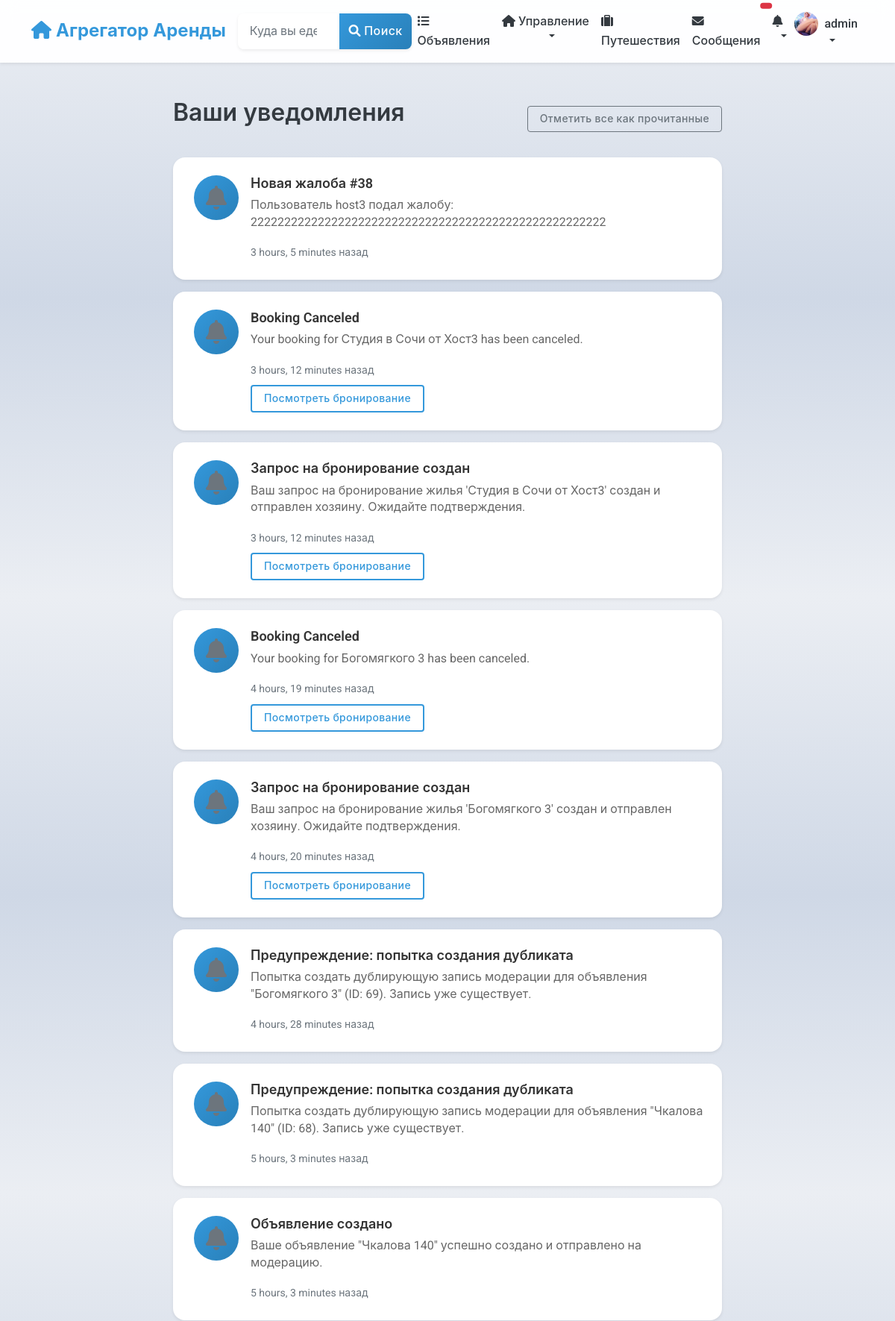
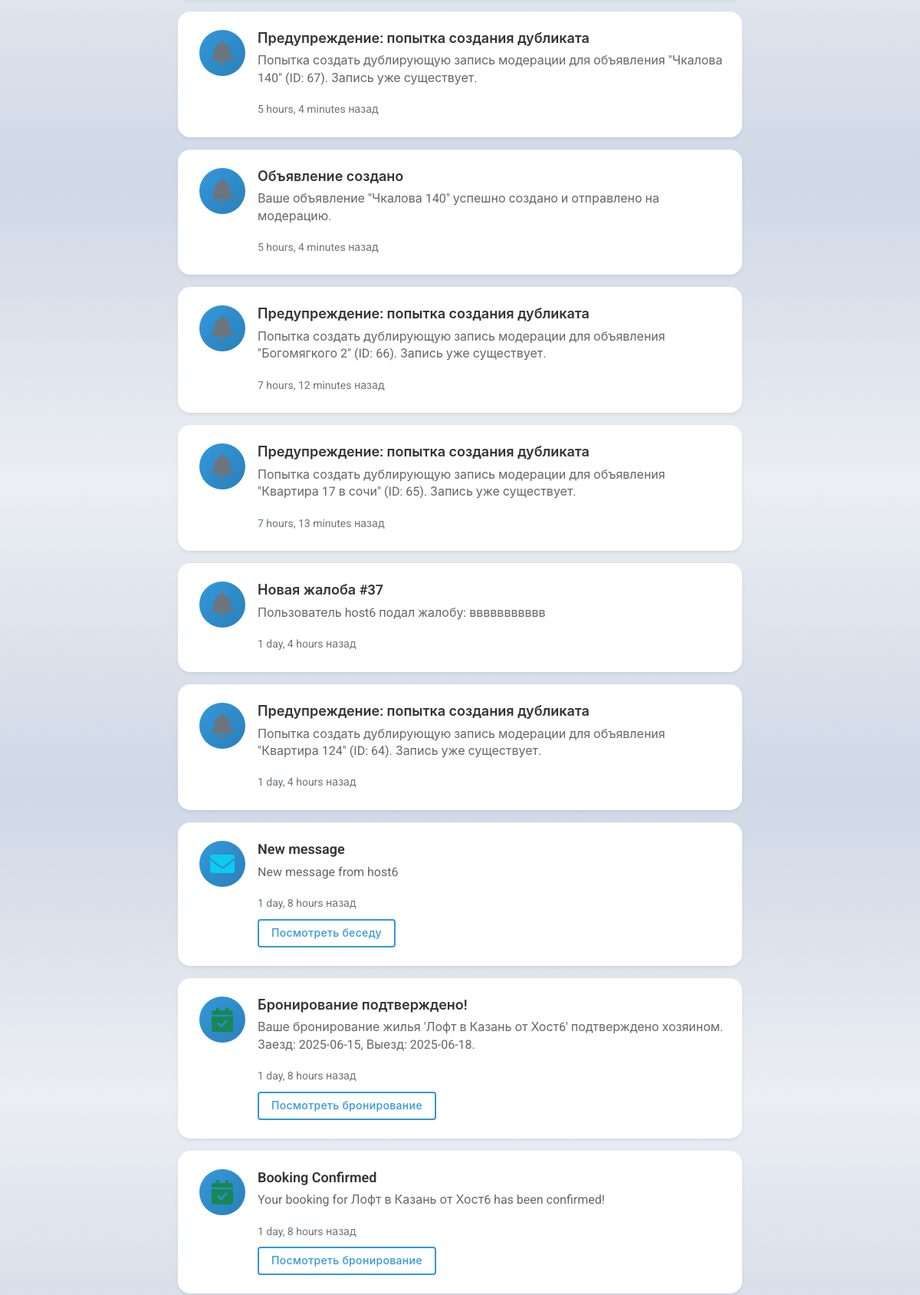
Screenshot of /notifications/ (signed in, upper part) with the database file from the repository (2 pictures, top to bottom).
### users/models.py (models this page shows, shortened)
class User(AbstractUser):
    phone_number = models.CharField(_("Phone number"), max_length=20, blank=True)
    profile_picture = models.ImageField(_("Profile picture"), upload_to='profile_pictures/', blank=True, null=True)
    bio = models.TextField(_("Bio"), blank=True)
    is_phone_verified = models.BooleanField(_("Phone verified"), default=False)
    is_id_verified = models.BooleanField(_("ID verified"), default=False)
    is_host = models.BooleanField(_("Is host"), default=False)
    is_guest = models.BooleanField(_("Is guest"), default=True)
    ROLE_CHOICES = [
        ('user', _('Regular User')),
        ('host', _('Host')),
        ('moderator', _('Moderator')),
        ('admin', _('Administrator')),
    ]
    role = models.CharField(_("Role"), max_length=20, choices=ROLE_CHOICES, default='user')
    email_notifications = models.BooleanField(_("Email notifications"), default=True)
    sms_notifications = models.BooleanField(_("SMS notifications"), default=False)
    date_joined = models.DateTimeField(_("Date joined"), auto_now_add=True)
    last_updated = models.DateTimeField(_("Last updated"), auto_now=True)
    class Meta:
        verbose_name = _("User")
        verbose_name_plural = _("Users")

### notifications/models.py (models this page shows, shortened)
class Notification(models.Model):
    NOTIFICATION_TYPES = [
        ('booking_request', _('Booking Request')),
        ('booking_confirmed', _('Booking Confirmed')),
        ('booking_canceled', _('Booking Canceled')),
        ('message_received', _('Message Received')),
        ('review_received', _('Review Received')),
        ('listing_approved', _('Listing Approved')),
        ('payment_received', _('Payment Received')),
        ('system', _('System Notification')),
    ]
    user = models.ForeignKey(
        settings.AUTH_USER_MODEL,
        on_delete=models.CASCADE,
        related_name='notifications',
        verbose_name=_("User")
    )
    notification_type = models.CharField(
        _("Notification Type"),
        max_length=30,
        choices=NOTIFICATION_TYPES
    )
    title = models.CharField(_("Title"), max_length=255)
    message = models.TextField(_("Message"))
    is_read = models.BooleanField(_("Is Read"), default=False)
    booking = models.ForeignKey(
        'listings.Booking',
        on_delete=models.CASCADE,
        related_name='notifications',
        null=True,
        blank=True,
        verbose_name=_("Related Booking")
    )
    listing = models.ForeignKey(
        'listings.Listing',
        on_delete=models.CASCADE,
        related_name='notifications',
        null=True,
        blank=True,
        verbose_name=_("Related Listing")
    )
    conversation = models.ForeignKey(
        'chat.Conversation',
        on_delete=models.CASCADE,
        related_name='notifications',
        null=True,
        blank=True,
        verbose_name=_("Related Conversation")
    )
    review = models.ForeignKey(
        'listings.Review',
        on_delete=models.CASCADE,
        related_name='notifications',
        null=True,
        blank=True,
        verbose_name=_("Related Review")
    )
    created_at = models.DateTimeField(_("Created At"), auto_now_add=True)
    class Meta:
        verbose_name = _("Notification")
        verbose_name_plural = _("Notifications")
        ordering = ['-created_at']

### notifications/views.py (the view)
# urls.py: path('', views.notification_list, name='notification_list'),
@login_required
def notification_list(request):
    notifications = request.user.notifications.all().order_by('-created_at')
    return render(request, 'notifications/notification_list.html', {
        'notifications': notifications
    })

### notifications/templates/notifications/notification_list.html (shortened to what this page needs)
{% extends 'base.html' %}
{% block content %}
<div class="container mt-4">
    <div class="row">
        <div class="col-md-8 mx-auto">
            <div class="d-flex justify-content-between align-items-center mb-4">
                <h2>Ваши уведомления</h2>
                {% if notifications %}
                <button class="btn btn-outline-secondary btn-sm" onclick="markAllNotificationsRead()">
                    Отметить все как прочитанные
                </button>
                {% endif %}
            </div>
            {% if notifications %}
                {% for notification in notifications %}
                <div class="card mb-3 notification-card {% if not notification.is_read %}border-primary{% endif %}"
                     data-notification-id="{{ notification.id }}">
                    <div class="card-body">
                        <div class="d-flex">
                            <div class="notification-icon me-3">
                                {% if notification.notification_type == 'booking_request' %}
                                    <i class="fas fa-calendar-plus text-primary fa-2x"></i>
                                {% elif notification.notification_type == 'booking_confirmed' %}
                                    <i class="fas fa-calendar-check text-success fa-2x"></i>
                                {% elif notification.notification_type == 'message_received' %}
                                    <i class="fas fa-envelope text-info fa-2x"></i>
                                {% elif notification.notification_type == 'review_received' %}
                                    <i class="fas fa-star text-warning fa-2x"></i>
                                {% elif notification.notification_type == 'listing_approved' %}
                                    <i class="fas fa-check-circle text-success fa-2x"></i>
                                {% else %}
                                    <i class="fas fa-bell text-secondary fa-2x"></i>
                                {% endif %}
                            </div>
                            <div class="flex-grow-1">
                                <div class="d-flex justify-content-between align-items-start mb-2">
                                    <h5 class="card-title mb-0 {% if not notification.is_read %}fw-bold{% endif %}">
                                        {{ notification.title }}
                                    </h5>
                                </div>
                                <p class="card-text">{{ notification.message }}</p>
                                <small class="text-muted">{{ notification.created_at|timesince }} назад</small>
                                {% if notification.booking %}
                                    <div class="mt-2">
                                        <a href="{% url 'listings:booking_detail' reference=notification.booking.booking_reference %}"
                                           class="btn btn-sm btn-outline-primary">Посмотреть бронирование</a>
                                    </div>
                                {% elif notification.listing %}
                                    <div class="mt-2">
                                        <a href="{% url 'listings:listing_detail' pk=notification.listing.pk %}"
                                           class="btn btn-sm btn-outline-primary">Посмотреть объявление</a>
                                    </div>
                                {% elif notification.conversation %}
                                    <div class="mt-2">
                                        <a href="{% url 'chat:conversation_detail' pk=notification.conversation.pk %}"
                                           class="btn btn-sm btn-outline-primary">Посмотреть беседу</a>
                                    </div>
                                {% endif %}
                            </div>
                        </div>
                    </div>
                </div>
                {% endfor %}
            {% else %}
                <div class="empty-state">
                    <i class="fas fa-bell-slash fa-3x"></i>
                    <h4>Пока нет уведомлений</h4>
                    <p>Здесь вы увидите уведомления о бронированиях, сообщениях и многом другом.</p>
                </div>
            {% endif %}
        </div>
    </div>
</div>
{% endblock %}

### templates/includes/navbar.html (shortened to what this page needs)
<nav class="navbar navbar-expand-lg navbar-light bg-white shadow-sm">
    <div class="container">
        <a class="navbar-brand" href="{% url 'listings:listing_list' %}">
            <i class="fas fa-home"></i> Агрегатор Аренды
        </a>
        <div class="collapse navbar-collapse" id="navbarSupportedContent">
            <form class="d-flex mx-auto my-2 my-lg-0" action="{% url 'listings:listing_list' %}" method="get">
                <div class="input-group">
                    <input class="form-control" type="search" name="location" placeholder="Куда вы едете?"
                           aria-label="Search" value="{{ request.GET.location|default:'' }}">
                    <button class="btn btn-primary" type="submit">
                        <i class="fas fa-search"></i> Поиск
                    </button>
                </div>
            </form>
            <ul class="navbar-nav ms-auto mb-2 mb-lg-0">
                <li class="nav-item">
                    <a class="nav-link {% if request.resolver_match.url_name == 'listing_list' %}active{% endif %}"
                       href="{% url 'listings:listing_list' %}">
                        <i class="fas fa-list"></i> Объявления
                    </a>
                </li>
                {% if user.is_authenticated %}
                    {% if user.is_host %}
                    <li class="nav-item dropdown">
                        <a class="nav-link dropdown-toggle" href="#" id="hostDropdown" role="button"
                           data-bs-toggle="dropdown" aria-expanded="false">
                            <i class="fas fa-home"></i> Управление
                        </a>
                    </li>
                    {% else %}
                    <li class="nav-item">
                        <a class="nav-link" href="{% url 'listings:listing_create' %}">
                            <i class="fas fa-plus"></i> Подать объявление
                        </a>
                    </li>
                    {% endif %}
                    <li class="nav-item">
                        <a class="nav-link {% if request.resolver_match.url_name == 'user_bookings' %}active{% endif %}"
                           href="{% url 'listings:user_bookings' %}">
                            <i class="fas fa-suitcase"></i> Путешествия
                        </a>
                    </li>
                    <li class="nav-item">
                        <a class="nav-link position-relative {% if 'chat' in request.path %}active{% endif %}"
                           href="{% url 'chat:conversation_list' %}">
                            <i class="fas fa-envelope"></i> Сообщения
                            <span id="message-badge" class="position-absolute top-0 start-100 translate-middle badge rounded-pill bg-danger"
                                  hx-get="{% url 'chat:get_unread_count' %}"
                                  hx-trigger="load, every 30s"
                                  hx-swap="innerHTML">
                            </span>
                        </a>
                    </li>
                    <li class="nav-item dropdown">
                        <a class="nav-link dropdown-toggle position-relative" href="#" id="notificationDropdown"
                           role="button" data-bs-toggle="dropdown" aria-expanded="false"
                           onclick="loadNotifications()"
                           data-bs-auto-close="outside">
                            <i class="fas fa-bell"></i>
                                {% load notify_tags %}
                        </a>
                    </li>
                    <li class="nav-item dropdown">
                        <a class="nav-link dropdown-toggle d-flex align-items-center" href="#" id="userDropdown" role="button"
                           data-bs-toggle="dropdown" aria-expanded="false">
                            {% if user.profile_picture %}
                                <img src="{{ user.profile_picture.url }}" alt="{{ user.username }}" class="rounded-circle me-2" width="32" height="32" style="object-fit: cover;">
                            {% else %}
                                <i class="fas fa-user-circle fa-lg me-2"></i>
                            {% endif %}
                            {{ user.username }}
                        </a>
                    </li>
                {% endif %}
            </ul>
        </div>
    </div>
</nav>

### rows the page displays
User: profile_picture (picture), username "admin"
Notification: title "Новая жалоба #38", message "Пользователь host3 подал жалобу: 22222222222222222222222222222222222222222222222222222", created_at "3 hours, 5 minutes"
Notification: title "Booking Canceled", message "Your booking for Студия в Сочи от Хост3 has been canceled.", created_at "3 hours, 12 minutes", shows "Посмотреть бронирование"
Notification: title "Запрос на бронирование создан", message "Ваш запрос на бронирование жилья 'Студия в Сочи от Хост3' создан и отправлен хозяину. Ожидайте подтверждения.", created_at "3 hours, 12 minutes", shows "Посмотреть бронирование"
Notification: title "Booking Canceled", message "Your booking for Богомягкого 3 has been canceled.", created_at "4 hours, 19 minutes", shows "Посмотреть бронирование"
Notification: title "Запрос на бронирование создан", message "Ваш запрос на бронирование жилья 'Богомягкого 3' создан и отправлен хозяину. Ожидайте подтверждения.", created_at "4 hours, 20 minutes", shows "Посмотреть бронирование"
Notification: title "Предупреждение: попытка создания дубликата", message "Попытка создать дублирующую запись модерации для объявления \"Богомягкого 3\" (ID: 69). Запись уже существует.", created_at "4 hours, 28 minutes"
Notification: title "Предупреждение: попытка создания дубликата", message "Попытка создать дублирующую запись модерации для объявления \"Чкалова 140\" (ID: 68). Запись уже существует.", created_at "5 hours, 3 minutes"
Notification: title "Объявление создано", message "Ваше объявление \"Чкалова 140\" успешно создано и отправлено на модерацию.", created_at "5 hours, 3 minutes"
Notification: title "Предупреждение: попытка создания дубликата", message "Попытка создать дублирующую запись модерации для объявления \"Чкалова 140\" (ID: 67). Запись уже существует.", created_at "5 hours, 4 minutes"
Notification: title "Объявление создано", message "Ваше объявление \"Чкалова 140\" успешно создано и отправлено на модерацию.", created_at "5 hours, 4 minutes"
Notification: title "Предупреждение: попытка создания дубликата", message "Попытка создать дублирующую запись модерации для объявления \"Богомягкого 2\" (ID: 66). Запись уже существует.", created_at "7 hours, 12 minutes"
Notification: title "Предупреждение: попытка создания дубликата", message "Попытка создать дублирующую запись модерации для объявления \"Квартира 17 в сочи\" (ID: 65). Запись уже существует.", created_at "7 hours, 13 minutes"
Notification: title "Новая жалоба #37", message "Пользователь host6 подал жалобу: ввввввввввв", created_at "1 day, 4 hours"
Notification: title "Предупреждение: попытка создания дубликата", message "Попытка создать дублирующую запись модерации для объявления \"Квартира 124\" (ID: 64). Запись уже существует.", created_at "1 day, 4 hours"
Notification: notification_type "message_received" (drawn), title "New message", message "New message from host6", created_at "1 day, 8 hours", shows "Посмотреть беседу"
Notification: title "Бронирование подтверждено!", message "Ваше бронирование жилья 'Лофт в Казань от Хост6' подтверждено хозяином. Заезд: 2025-06-15, Выезд: 2025-06-18.", created_at "1 day, 8 hours", shows "Посмотреть бронирование"
Notification: title "Booking Confirmed", message "Your booking for Лофт в Казань от Хост6 has been confirmed!", created_at "1 day, 8 hours", shows "Посмотреть бронирование"
